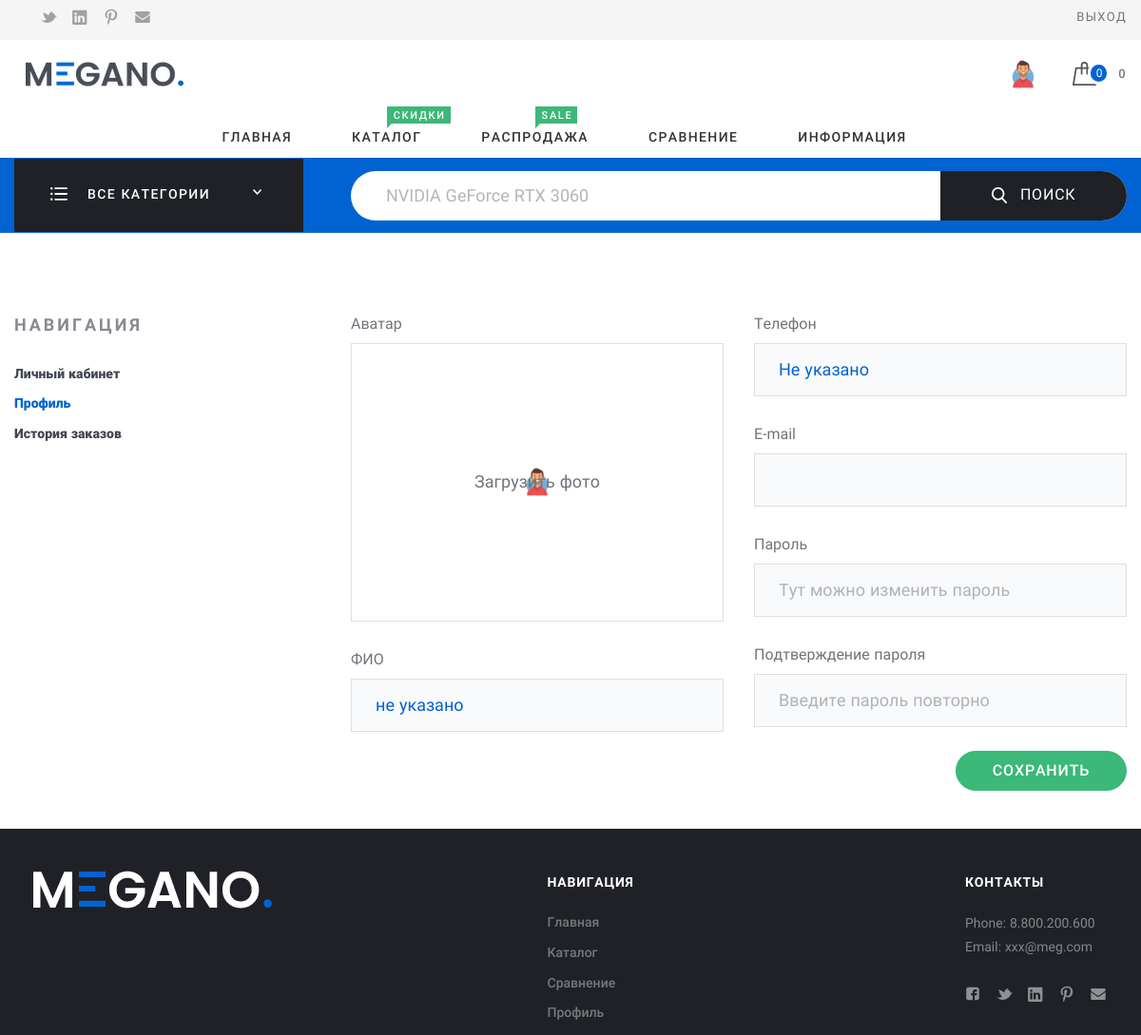
/account/1/ (signed in), run on the app's committed database.
### my_store_app/models.py (models this page shows, shortened)
class Profile(models.Model):
    def validate_image(fieldfile_obj):
        """Валидация размера изображения при загрузке аватара пользователя"""
        file_size = fieldfile_obj.file.size
        megabyte_limit = 2.0
        if file_size > megabyte_limit * 1024 * 1024:
            raise ValidationError("Максимальный размер файла {}MB".format(str(megabyte_limit)))
    user = models.OneToOneField(User, unique=True, on_delete=models.CASCADE, related_name='profile')
    username = models.CharField(default='No name', max_length=50,
                                verbose_name='username', blank=True, null=True)
    full_name = models.CharField(default='не указано', max_length=50, verbose_name='ФИО пользователя', blank=True)
    phone = models.CharField(default='Не указано', max_length=30, verbose_name='номер телефона', blank=True, null=True,
                             unique=True)
    email = models.EmailField(verbose_name='email пользователя', blank=True, unique=True)
    avatar = models.ImageField(upload_to='static/', default='static/non.png', null=True,
                               validators=[validate_image])
    class Meta:
        verbose_name = 'Профиль'
        verbose_name_plural = 'Профили пользователей'

### my_store_app/views/account.py (the view)
# urls.py: path('account/<int:pk>/', AccountView.as_view(), name='account'),
class AccountView(DetailView):
    model = Profile
    template_name = 'profile.html'
    def get_context_data(self, **kwargs):
        context = super(AccountView, self).get_context_data(**kwargs)
        result = base(self.request)
        context['categories'] = result[0]
        context['basket_product_count'] = result[2]
        context['total'] = result[3]
        context['avatar'] = avatar(self.request)
        return context

### my_store_app/views/base.py (called while the page is built)
def base(request):
    base_item = []
    categories = CategoryProduct.objects.all()
    if request.user.is_anonymous:
        if len(AnonymousBasket.objects.filter(username_token=request.COOKIES.get('csrftoken'))) == 0:
            AnonymousBasket.objects.create(username_token=request.COOKIES.get('csrftoken'))
        enroll = AnonymousEnrollment.objects.filter(basket_id=AnonymousBasket.objects.
                                                    get(username_token=request.COOKIES.get('csrftoken')).id)
    else:
        enroll = Enrollment.objects.filter(basket_id=Basket.objects.get(username_id=request.user.id).id)
    basket_product_count = len(enroll)
    total = 0
    for price in enroll:
        total += (price.product.price * price.product_count)
    base_item.extend((categories, enroll, basket_product_count, total))
    return base_item

def avatar(request):
    try:
        profile_image = Profile.objects.get(id=request.user.id).avatar
    except ObjectDoesNotExist:
        profile_image = None
    return profile_image

### my_store_app/templates/profile.html (shortened to what this page needs)
{% extends "base.html" %}
{% load static %}
{% block content %}
    <div class="Middle Middle_top">
        <div class="Section Section_column Section_columnLeft">
            <div class="wrap">
                <div class="Section-column">
                    <div class="Section-columnSection">
                        <header class="Section-header">
                            <strong class="Section-title">Навигация
                            </strong>
                        </header>
                        <div class="Section-columnContent">
                            <div class="NavigateProfile">
                                <ul class="menu menu_vt">
                                    <li class="menu-item"><a class="menu-link" href="/user_office/{{user.id}}/">Личный кабинет</a>
                                    </li>
                                    <li class="menu-item_ACTIVE menu-item"><a class="menu-link" href="/account/{{user.id}}/">Профиль</a>
                                    </li>
                                    <li class="menu-item"><a class="menu-link" href="/history/">История заказов</a>
                                    </li>
                                </ul>
                            </div>
                        </div>
                    </div>
                </div>
                <div class="Section-content">
                    <div class="Profile">
                        <form class="form Profile-form" action="/edit_profile/" method="post"  enctype="multipart/form-data">
                            <div class="row">
                                <div class="row-block">
                                    <div class="form-group">
                                        <label class="form-label" for="avatar">Аватар
                                        </label>
                                        <div class="Profile-avatar Profile-avatar_noimg">
                                            <label class="Profile-fileLabel" for="avatar">Загрузить фото
                                            </label>
                                            <img src="{{ object.avatar.url }}">
                                        </div>
                                    </div>
                                    <div class="form-group">
                                        <label class="form-label" for="name">ФИО
                                        </label>
                                        <input class="form-input" id="name" name="name" type="text" value="{{object.full_name}}" data-validate="require" />
                                    </div>
                                </div>
                                <div class="row-block">
                                    <div class="form-group">
                                        <label class="form-label" for="phone">Телефон
                                        </label>
                                        <input class="form-input" id="phone" name="phone" type="text" value="{{object.phone}}" />
                                    </div>
                                    <div class="form-group">
                                        <label class="form-label" for="mail">E-mail
                                        </label>
                                        <input class="form-input" id="mail" name="mail" type="text" value="{{object.email}}" data-validate="require" />
                                    </div>
                                    <div class="form-group">
                                        <label class="form-label" for="password">Пароль
                                        </label>
                                        <input class="form-input" id="password" name="password" type="password" placeholder="Тут можно изменить пароль" />
                                    </div>
                                    <div class="form-group">
                                        <label class="form-label" for="passwordReply">Подтверждение пароля
                                        </label>
                                        <input class="form-input" id="passwordReply" name="passwordReply" type="password" placeholder="Введите пароль повторно" />
                                    </div>
                                    <div class="form-group">
                                        <div class="Profile-btn">
                                            <button class="btn btn_success" type="submit">Сохранить
                                            </button>
                                        </div>
                                    </div>
                                </div>
                            </div>
                        </form>
                    </div>
                </div>
            </div>
        </div>
    </div>
{% endblock content %}

### my_store_app/static/assets/css/basic.css (style rules this page uses)
html { font-family: sans-serif; -ms-text-size-adjust: 100%; -webkit-text-size-adjust: 100%; }
body { margin: 0; }
article, aside, details, figcaption, figure, footer, header, main, menu, nav, section, summary { display: block; }
a { background-color: transparent; -webkit-text-decoration-skip: objects; }
b, strong { font-weight: inherit; }
b, strong { font-weight: bolder; }
img { border-style: none; }
button, input, select, textarea { font: inherit; margin: 0; }
button, input { overflow: visible; }
button, select { text-transform: none; }
button, html [type="button"], [type="reset"], [type="submit"] { -webkit-appearance: button; }
.btn { display: inline-flex; align-items: center; justify-content: center; min-height: 42px; border: 1px solid #fff; border-color: #fff; border-radius: 100px; background: #fff; padding: 3px 15px; line-height: 1.2em; text-align: center; color: #424650; text-decoration: none; position: relative; font-size: 16px; border-color: #fff; color: #424650; background: #fff; transition: all 200ms; font-weight: 500; text-transform: uppercase; letter-spacing: 0.8px; padding-left: 38px; padding-right: 38px; }
.btn_success { border-color: #3cb878; color: #fff; background: #3cb878; transition: all 200ms; }
label { display: inline-block; }
input[type="text"], input[type="password"], input[type="tel"], input[type="email"] { padding: 5px 25px; min-height: 56px; border: 1px solid #e0e0e0; background-color: #fff; display: block; font-size: 18px; box-sizing: border-box; min-width: 250px; line-height: 1.3em; }
.form { margin-top: 39px; display: block; width: 100%; }
.form .form-input { width: 100%; box-sizing: border-box; padding: 5px 25px; border-radius: 0px; border: 1px solid #e0e0e0; font-size: 18px; background-color: #f9fafc; line-height: 46px; }
.form-label { display: block; color: #71747a; font-size: 16px; margin-bottom: 5px; }
.form-group + .form-group { margin-top: 25px; }
.menu { width: 100%; position: relative; line-height: 1.2em; margin: 0; padding: 0; display: block; font-weight: bold; }
.menu:before, .menu:after { content: ""; display: table; }
.menu:after { clear: both; }
.menu ul, .menu li { list-style: none; padding: 0; margin: 0; }
.menu ul:after, .menu li:after { display: none; }
.menu_vt { visibility: visible; }
.menu_vt .menu-item { display: block; font-weight: 800; font-size: 14px; line-height: 1.2em; }
.menu_vt .menu-item_ACTIVE a, .menu_vt .menu-item_trigger a { color: #0063d1; cursor: default; }
.menu_vt .menu-item + .menu-item { margin-top: 10px; }
.menu_vt .menu-link { color: #424650; border: none; position: relative; display: inline-block; padding-left: 0px; padding-right: 0px; padding-bottom: 5px; }
.menu_vt .menu-link:after { content: ''; height: 2px; left: 50%; bottom: 0; right: 50%; background: #0063d1; z-index: -1; position: absolute; transition: left 400ms cubic-bezier(0.215, 0.61, 0.355, 1), right 400ms cubic-bezier(0.215, 0.61, 0.355, 1); }
.row { width: 100%; display: flex; justify-content: space-between; flex: 0 0 100%; }
.row:before, .row:after { content: ""; display: table; }
.row:after { clear: both; }
.row-block { display: block; flex-grow: 0; width: 100%; }
.row-block + .row-block { margin-left: 2rem; }
html { height: 100%; width: 100%; display: block; font-family: Roboto, Verdana, Arial, "Helvetica CY", Helvetica, "Nimbus Sans L", sans-serif; }
body { min-height: 100%; font-size: 16px; color: #424650; line-height: 1.3em; text-align: left; position: relative; min-width: 320px; background: #fff; display: flex; flex-direction: column; }
* { box-sizing: border-box; }
a { text-decoration: none; color: #0063d1; border-bottom: 1px solid #84beff; border-bottom: 1px solid rgba(0, 99, 209, 0); padding-bottom: 0; cursor: pointer; }
ul { margin: 20px 0; padding: 0 0 0 8px; list-style: none; line-height: 1.5em; }
ul li { position: relative; list-style: none; }
ul li:after { content: ' '; width: 4px; height: 4px; position: absolute; top: 10px; left: -8px; border-radius: 10px; }
.wrap { padding: 0 15px; max-width: 1630px; min-width: 320px; width: 100%; box-sizing: border-box; margin: 0 auto; position: relative; }

### data on the page
Profile: avatar (picture), name "не указано", phone "Не указано"

### other printed values
{{ basket_product_count }} "0"
{{ total }} "0"
